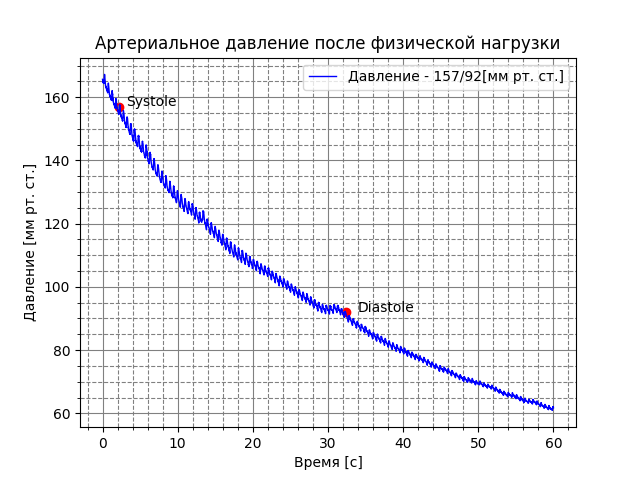

Recreate this plot in Python.
import numpy as np
import matplotlib.pyplot as plt
import matplotlib.gridspec as gridspec
with open("fitness.txt", "r") as f:
    lines = f.readlines()[10:]
    data = np.asarray(lines, dtype = int)

measures = data*0.119
pressure = np.linspace(0, 60.00, num = 5826)
fig, ax = plt.subplots()
ax.set_title("Артериальное давление после физической нагрузки")
ax.scatter(2.22, 157, color = 'red')
plt.text(3.2, 157.2,'Systole')
ax.scatter(32.36, 92.2, color = 'red')
plt.text(34, 92.2,'Diastole')
plt.plot(pressure, 
        measures,
        linewidth = 1,
        color = 'blue',
        ls='-', 
        ms = 10,
        label = 'Давление - 157/92[мм рт. ст.]')
ax.minorticks_on()
ax.grid(axis = 'both')
ax.grid(which = 'major',
        color ='gray')
ax.grid(which = 'minor',
        color ='gray',
        linestyle = '--')
ax.set_xlabel('Время [с]')
i = 0
location = ['upper right']
ax.legend(loc = location[i])
ax.set_ylabel('Давление [мм рт. ст.]')
plt.show()
fig.savefig('fitness-pressure')
